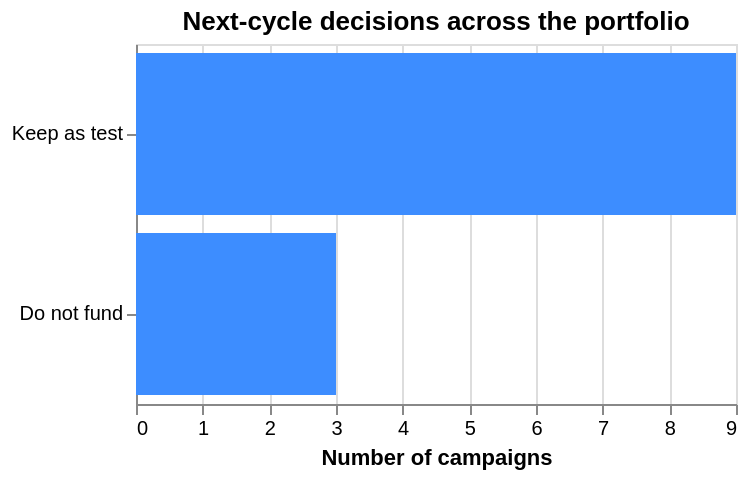

Write notebook code for a chart like this one.
### Code cell
LABELS = {"scale":"Scale","keep_as_test":"Keep as test","do_not_fund":"Do not fund",
          "insufficient_evidence":"Insufficient evidence","data_not_ready":"Data not ready"}
counts = (pd.Series([a.next_cycle_action.value for a in assessments]).map(LABELS)
          .value_counts().rename_axis("Decision").reset_index(name="Campaigns"))
alt.Chart(counts).mark_bar(color="#3D8DFF").encode(
    x=alt.X("Campaigns:Q", title="Number of campaigns", axis=alt.Axis(tickMinStep=1)),
    y=alt.Y("Decision:N", sort="-x", title=None),
    tooltip=["Decision:N","Campaigns:Q"],
).properties(height=180, title="Next-cycle decisions across the portfolio")

### Figure 1 — Vega-Lite specification as saved in the notebook (floating-point values rounded to 4 significant figures)
{"$schema": "https://vega.github.io/schema/vega-lite/v5.20.1.json", "config": {"view": {"continuousHeight": 300, "continuousWidth": 300}}, "data": {"name": "data-571fa12dc5977f0fba1d509f53eb1f3a"}, "datasets": {"data-571fa12dc5977f0fba1d509f53eb1f3a": [{"Campaigns": 9, "Decision": "Keep as test"}, {"Campaigns": 3, "Decision": "Do not fund"}]}, "encoding": {"tooltip": [{"field": "Decision", "type": "nominal"}, {"field": "Campaigns", "type": "quantitative"}], "x": {"axis": {"tickMinStep": 1}, "field": "Campaigns", "title": "Number of campaigns", "type": "quantitative"}, "y": {"field": "Decision", "sort": "-x", "title": null, "type": "nominal"}}, "height": 180, "mark": {"color": "#3D8DFF", "type": "bar"}, "title": "Next-cycle decisions across the portfolio"}
